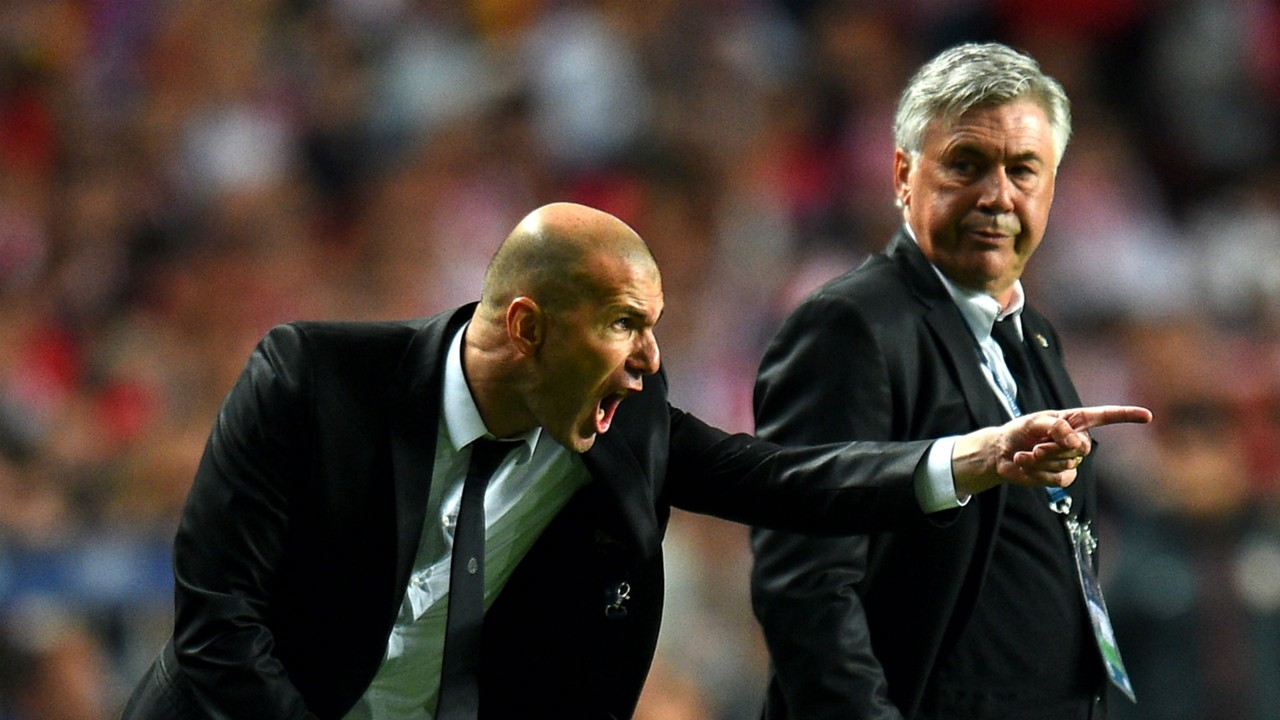
#> input picture DataBase/zidane.jpg, 1280 x 720 px
$ python '膨胀腐蚀算子.py' --input ../DataBase/zidane.jpg
#> lines starting #> are read from the running program, lines starting #| are printed output that depends on the picture
'''
形态学操作
简言之：一组基于形状处理图像的操作。形态操作将结构元素应用于输入图像并生成输出图像。
最基本的形态操作是：侵蚀和膨胀。它们具有广泛的用途，即：
消除噪音
隔离单个元素并连接图像中的不同元素。
在图像中查找强度凸起或孔
我们将用以下图像简要解释扩张和侵蚀：
'''

from __future__ import print_function
import cv2 as cv
import numpy as np
import argparse

# 形态学算子的形状映射
def morph_shape(val):
    if val == 0:
        return cv.MORPH_RECT
    elif val == 1:
        return cv.MORPH_CROSS
    elif val == 2:
        return cv.MORPH_ELLIPSE

# 腐蚀算子
def erosion(val):
    erosion_size = cv.getTrackbarPos(title_trackbar_kernel_size, title_erosion_window)
    erosion_shape = morph_shape(cv.getTrackbarPos(title_trackbar_element_shape, title_erosion_window))

    element = cv.getStructuringElement(erosion_shape, (2 * erosion_size + 1, 2 * erosion_size + 1),
                                       (erosion_size, erosion_size))

    erosion_dst = cv.erode(src, element)
    cv.imshow(title_erosion_window, erosion_dst)

# 膨胀算子
def dilatation(val):
    dilatation_size = cv.getTrackbarPos(title_trackbar_kernel_size, title_dilation_window)
    dilation_shape = morph_shape(cv.getTrackbarPos(title_trackbar_element_shape, title_dilation_window))
    element = cv.getStructuringElement(dilation_shape, (2 * dilatation_size + 1, 2 * dilatation_size + 1),
                                       (dilatation_size, dilatation_size))
    dilatation_dst = cv.dilate(src, element)
    cv.imshow(title_dilation_window, dilatation_dst)


src = None
erosion_size = 0
max_elem = 2
max_kernel_size = 21
title_trackbar_element_shape = '形状映射:\n 0: Rect \n 1: Cross \n 2: Ellipse'
title_trackbar_kernel_size = 'Kernel size:\n 2n +1'
title_erosion_window = 'Erosion'
title_dilation_window = 'Dilation'
def main(image):
#> called with image = '../DataBase/zidane.jpg'
    global src
    src = cv.imread(cv.samples.findFile(image))
#> src is the input picture: shape (720, 1280, 3); mean B, G, R 51.5, 58.3, 69.4
    if src is None:
        print('Could not open or find the image: ', image)
        exit(0)
    cv.namedWindow(title_erosion_window)
    cv.createTrackbar(title_trackbar_element_shape, title_erosion_window, 0, max_elem, erosion)
#> slider '形状映射:\n 0: Rect \n 1: Cross \n 2:' is set to 1
    cv.createTrackbar(title_trackbar_kernel_size, title_erosion_window, 0, max_kernel_size, erosion)
#> slider 'Kernel size:\n 2n +1' is set to 7
    cv.namedWindow(title_dilation_window)
    cv.createTrackbar(title_trackbar_element_shape, title_dilation_window, 0, max_elem, dilatation)
#> slider '形状映射:\n 0: Rect \n 1: Cross \n 2:' is set to 1
    cv.createTrackbar(title_trackbar_kernel_size, title_dilation_window, 0, max_kernel_size, dilatation)
#> slider 'Kernel size:\n 2n +1' is set to 7
    erosion(0)
#> in erosion, `erosion_dst = cv.erode(src, element)`:
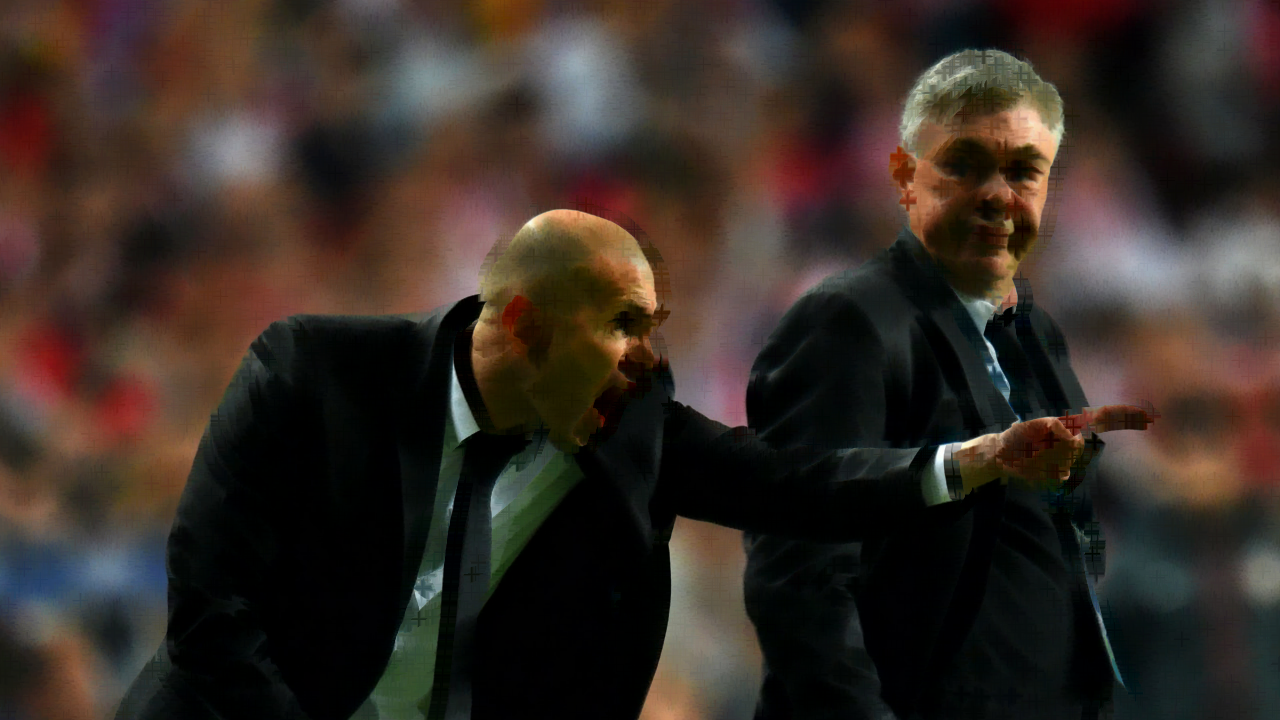
#> erosion_dst: shape (720, 1280, 3); mean B, G, R 37.5, 44.2, 54.5
    dilatation(0)
#> in dilatation, `dilatation_dst = cv.dilate(src, element)`:
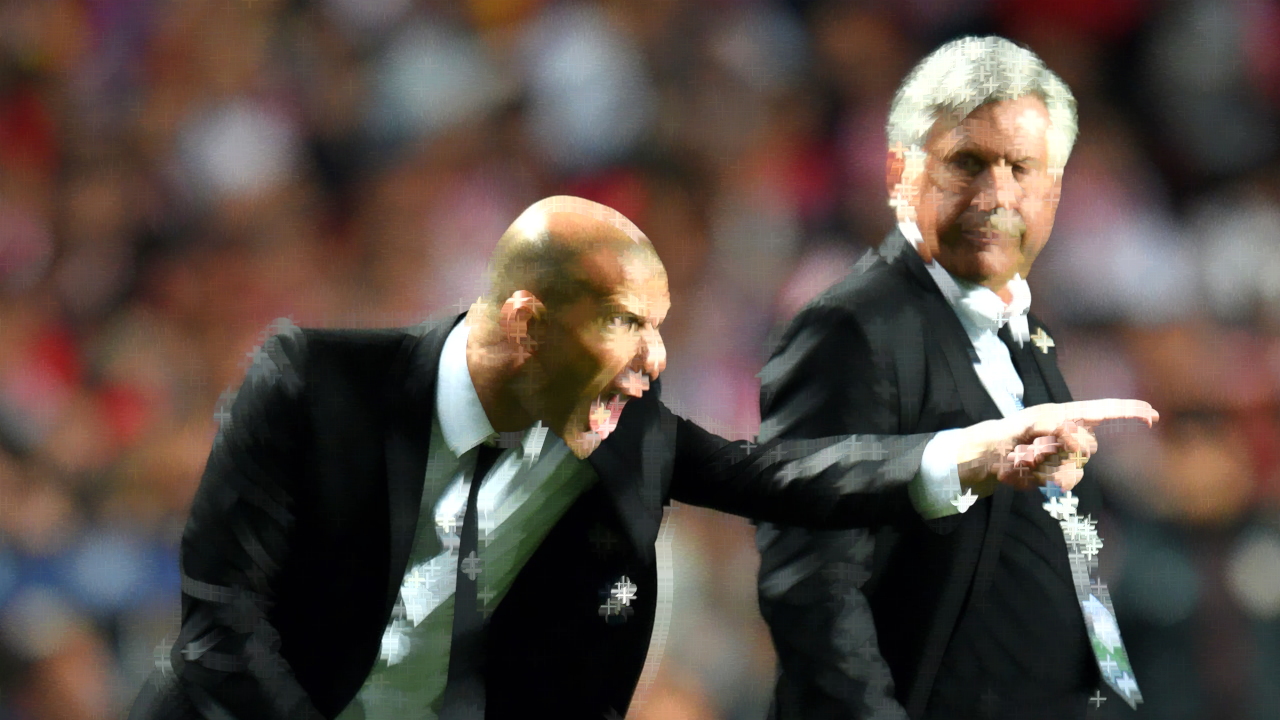
#> dilatation_dst: shape (720, 1280, 3); mean B, G, R 68.1, 74.7, 86.3
    cv.waitKey()
if __name__ == "__main__":
    parser = argparse.ArgumentParser(description='膨胀、腐蚀案例.')
    parser.add_argument('--input', help='Path to input image.', default='./pepole.jpeg')
    args = parser.parse_args()
    main(args.input)
